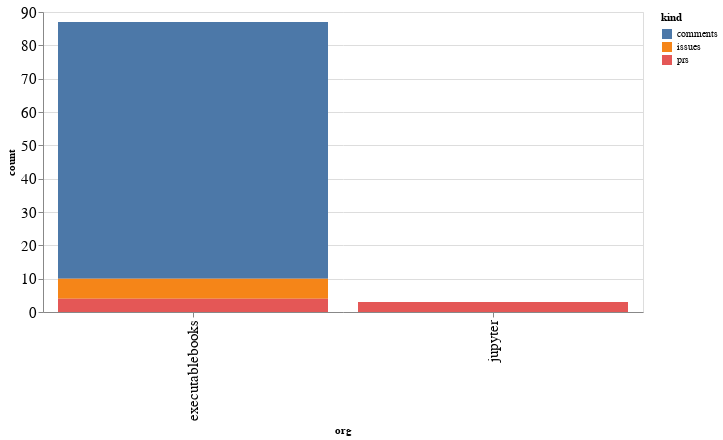

The code cell stored with this chart in its notebook:
### Code cell
alt.Chart(org_summaries, width=600).mark_bar().encode(
    x='org',
    y='count',
    color='kind',
    tooltip="org"
)

### Figure 1 — Vega-Lite specification as saved in the notebook (floating-point values rounded to 4 significant figures)
{"config": {"axisLeft": {"labelFontSize": 15}, "axisBottom": {"labelFontSize": 15}}, "data": {"name": "data-3ae9e2460a0151413f08e9afe19be420"}, "mark": "bar", "encoding": {"color": {"type": "nominal", "field": "kind"}, "tooltip": {"type": "nominal", "field": "org"}, "x": {"type": "nominal", "field": "org"}, "y": {"type": "quantitative", "field": "count"}}, "width": 600, "$schema": "https://vega.github.io/schema/vega-lite/v4.8.1.json", "datasets": {"data-3ae9e2460a0151413f08e9afe19be420": [{"org": "executablebooks", "kind": "comments", "count": 77}, {"org": "executablebooks", "kind": "issues", "count": 6}, {"org": "executablebooks", "kind": "prs", "count": 4}, {"org": "jupyter", "kind": "prs", "count": 3}]}}
